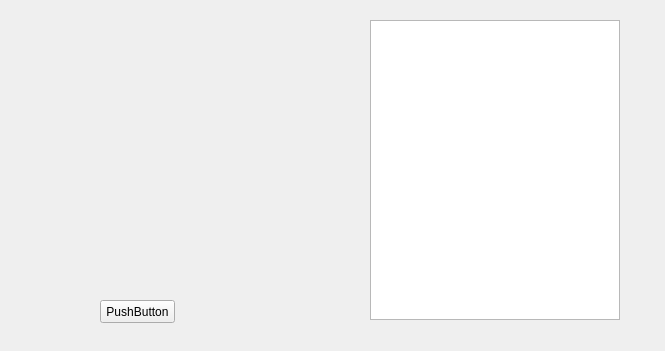
<?xml version="1.0" encoding="UTF-8"?>
<ui version="4.0">
 <class>img_identify</class>
 <widget class="QWidget" name="img_identify">
  <property name="geometry">
   <rect>
    <x>0</x>
    <y>0</y>
    <width>665</width>
    <height>351</height>
   </rect>
  </property>
  <property name="windowTitle">
   <string>img_identify</string>
  </property>
  <widget class="QLabel" name="show">
   <property name="geometry">
    <rect>
     <x>50</x>
     <y>100</y>
     <width>600</width>
     <height>500</height>
    </rect>
   </property>
   <property name="minimumSize">
    <size>
     <width>600</width>
     <height>500</height>
    </size>
   </property>
   <property name="maximumSize">
    <size>
     <width>600</width>
     <height>500</height>
    </size>
   </property>
   <property name="text">
    <string/>
   </property>
  </widget>
  <widget class="QPushButton" name="pushButton">
   <property name="geometry">
    <rect>
     <x>100</x>
     <y>300</y>
     <width>75</width>
     <height>23</height>
    </rect>
   </property>
   <property name="text">
    <string>PushButton</string>
   </property>
  </widget>
  <widget class="QTextBrowser" name="textBrowser">
   <property name="geometry">
    <rect>
     <x>370</x>
     <y>20</y>
     <width>250</width>
     <height>300</height>
    </rect>
   </property>
   <property name="minimumSize">
    <size>
     <width>250</width>
     <height>300</height>
    </size>
   </property>
   <property name="maximumSize">
    <size>
     <width>250</width>
     <height>300</height>
    </size>
   </property>
  </widget>
 </widget>
 <layoutdefault spacing="6" margin="11"/>
 <resources/>
 <connections/>
</ui>
